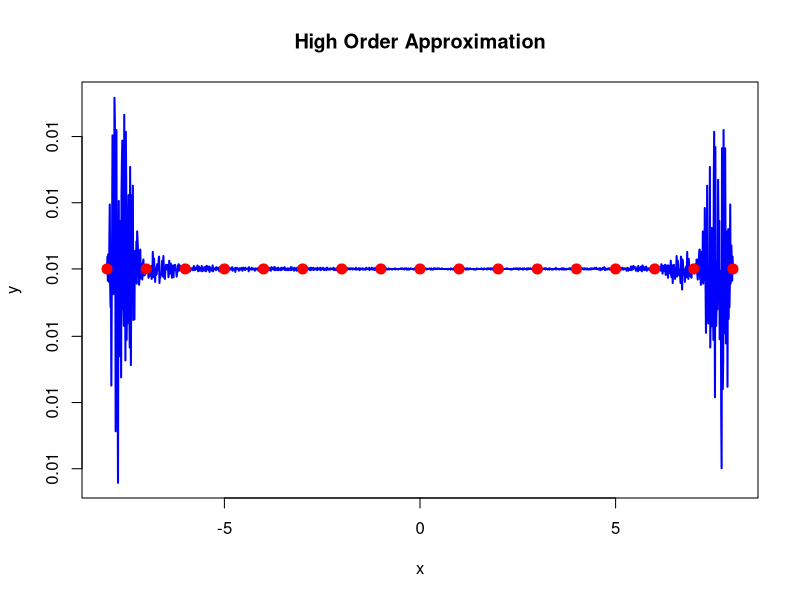
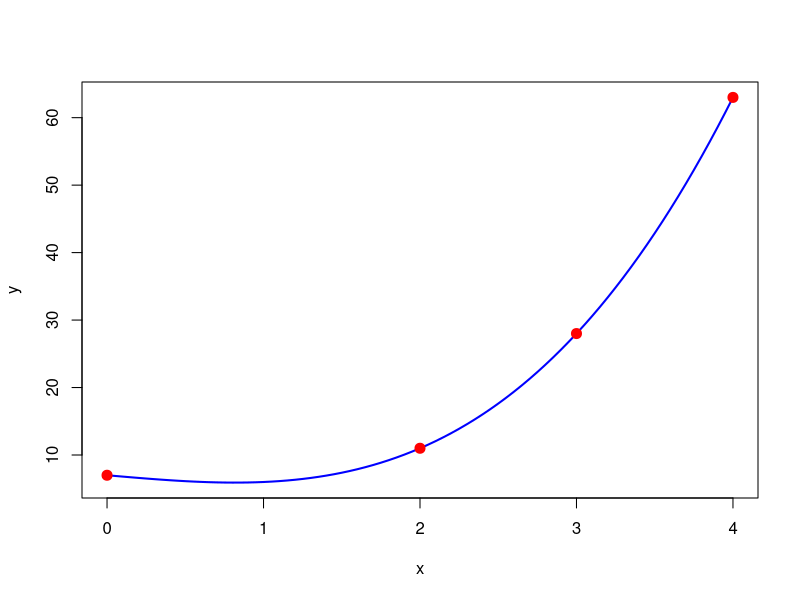
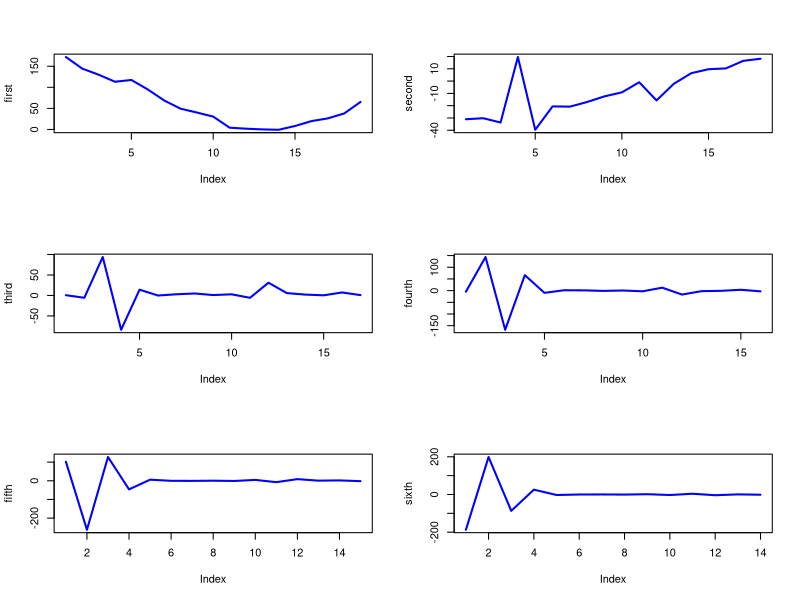
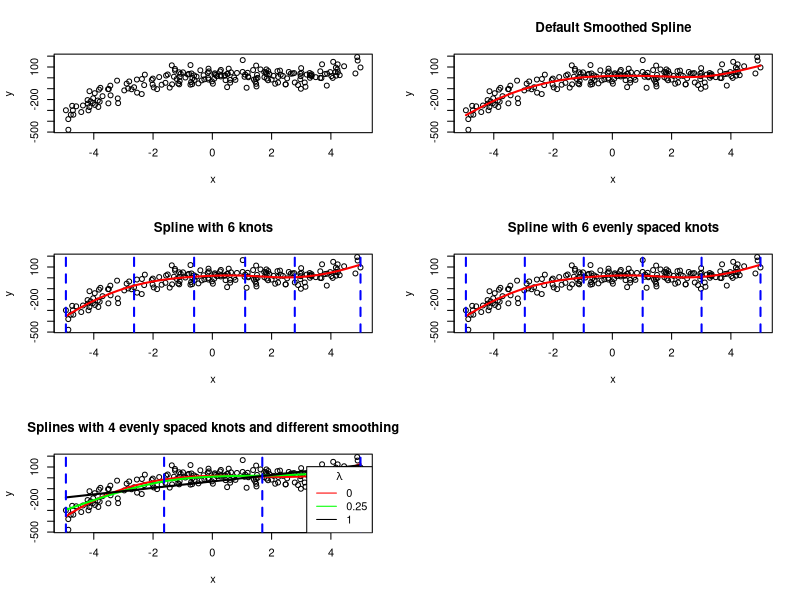

Reproduce these figures in R, in order.
## ---- chunk 1

#z is the point to evaluate at
#x is the x data
#y is the y data
#i is index of the polynomial, i.e., L_k=L_i
Lk <- function(z, x, y){
  sub <- rep(NA, length(x))
  for(i in seq_along(sub)) sub[i]  <- y[i]*prod(z - x[-i]) / prod(x[i] - x[-i])
  sum(sub)
}

#v are values to evaluate the polynomial at
#x and y are the data
lagrange  <- function(v,x,y){
  if(length(x) != length(y)) return(print("Error: x and y have different lengths."))
  Px <- rep(NA, length(v))
  v <- sort(v)
  for(i in seq_along(v)) Px[i] <- Lk(v[i],x,y)
  out <- matrix(c(v, Px), ncol = 2)
  out
}

### Book Figure 4.12

plot(lagrange(seq(-8,8,by=0.01), sample(-8:8), rep(0.01,17)), type="l", xlab="x", ylab="y", main = "High Order Approximation", lwd = 2, col="blue")
points(-8:8, rep(0.01,17), col="red", cex=2, pch=20)
plot(lagrange(seq(0,4,by=0.05), c(0, 2, 3, 4), c(7, 11, 28, 63)), type = "l", xlab="x", ylab="y", col="blue", lwd=2)
points(c(0, 2, 3, 4), c(7, 11, 28, 63), col="red", cex=2, pch=20)
## ---- chunk 2
# x data
set.seed(19624)
x <- sort(runif(20,-5,5)) #note the sorting
y <- 2*x^3 - 5*x^2 + x + 5

# y with (small) noise
y.noise <- y + rnorm(20,0,0.2)
## ---- chunk 3
first <- diff(y)/diff(x)
second <- diff(first)/diff(x,lag=2)
third <- diff(second)/diff(x,lag=3)
fourth <- diff(third)/diff(x,lag=4)

data.frame(first, second = c(0,second), third = c(0,0,third), fourth = c(0,0,0,fourth))
## ---- chunk 4
first <- diff(y.noise)/diff(x)
second <- diff(first)/diff(x,lag=2)
third <- diff(second)/diff(x,lag=3)
fourth <- diff(third)/diff(x,lag=4)

data.frame(first, second = c(0,second), third = c(0,0,third), fourth = c(0,0,0,fourth))
## ---- chunk 5
fifth <- diff(fourth)/diff(x,lag=5)
sixth<- diff(fifth)/diff(x,lag=6)
seventh<- diff(sixth)/diff(x,lag=7)
fourth
fifth
sixth
seventh
## ---- chunk 6
par(mfrow = c(3,2))
plot(first, type="l",lwd=2,col="blue")
plot(second, type="l",lwd=2,col="blue")
plot(third, type="l",lwd=2,col="blue")
plot(fourth, type="l",lwd=2,col="blue")
plot(fifth, type="l",lwd=2,col="blue")
plot(sixth, type="l",lwd=2,col="blue")
## ---- chunk 7

set.seed(8652)
x <- sort(runif(200,-5,5)) #note the sorting
y <- 2*x^3 - 5*x^2 + x + 5

# y with (small) noise
y.noise <- y + rnorm(200,0,50)

plot(x, y.noise, ylab="y")
## ---- chunk 8
s1 <- smooth.spline(x,y.noise)
m1 <- predict(s1, x)

plot(x, y.noise, ylab="y", main = "Default Smoothed Spline")
points(m1, col="red", type="l", lwd = 2)
## ---- chunk 9
s1$spar #how much smothing was done?
s1$fit$knot #see how many knots and where, note these are scaled between xmin and xmax
## ---- chunk 10
s2 <- smooth.spline(x,y.noise, nknots = 6, spar = 0.1)
m2 <- predict(s2, x)

plot(x, y.noise, ylab="y", main="Spline with 6 knots")
points(m2, col="red", type="l", lwd = 2)
abline(v = unique(s2$fit$knot) * diff(range(x)) + min(x), col="blue", lty = 2, lwd = 2)
## ---- chunk 11
table(cut(x, unique(s2$fit$knot) * diff(range(x)) + min(x), include.lowest=T))
## ---- chunk 12
s3 <- smooth.spline(x,y.noise, all.knots = seq(0,1,length=6), spar = 0.1)
m3 <- predict(s3, x)

plot(x, y.noise, ylab="y", main="Spline with 6 evenly spaced knots")
points(m3, col="red", type="l", lwd = 2)
abline(v = unique(s3$fit$knot) * diff(range(x)) + min(x), col="blue", lty = 2, lwd = 2)
## ---- chunk 13
s4 <- smooth.spline(x,y.noise, all.knots = seq(0,1,length=4), spar = 0)
m4 <- predict(s4, x)

s5 <- smooth.spline(x,y.noise, all.knots = seq(0,1,length=4), spar = 0.25)
m5 <- predict(s5, x)

s6 <- smooth.spline(x,y.noise, all.knots = seq(0,1,length=4), spar = 1)
m6 <- predict(s6, x)

plot(x, y.noise, ylab="y", main="Splines with 4 evenly spaced knots and different smoothing")
points(m4, col="red", type="l", lwd = 2)
points(m5, col="green", type="l", lwd = 2)
points(m6, type="l",lwd=2)
abline(v = unique(s4$fit$knot) * diff(range(x)) + min(x), col="blue", lty = 2, lwd = 2)
legend("bottomright", legend = c("0", "0.25", "1"), lty = 1, col = c("red","green","black"), title = expression(lambda))
